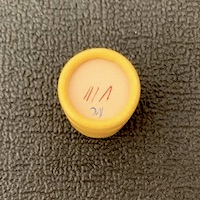
#> input picture images_doc/proc2-q1-object.jpeg, 200 x 200 px
$ jupyter execute --allow-errors proc_3.ipynb   (shell and % lines are left out)
#> lines starting #> are read from the running program, lines starting #| are printed output that depends on the picture; after the words box and inside, x2 and y2 are one past the last pixel; in counts of white or black regions, pixels touching at a corner belong together
# GRO620 - Activité procédurale 3

[cell 1]
# Préambule

import numpy as np
import cv2

import matplotlib.pyplot as plt

## Si vous utilisez Google Colab, vous devez d'abord monter votre Google Drive
## où se trouve vos données.
## Commentez les trois lignes suivantes en ajustant le chemin vers votre propre
## dossier :

from google.colab import drive
drive.mount('/content/gdrive')
%cd /content/gdrive/MyDrive/S6APP7/GRO620-E22

## Pour retrouver le chemin depuis Jupyter, vous pouvez utiliser ceci :
# !ls /content/gdrive/MyDrive

## Filtrage linéaire - suite

### Q1.1

Soit cette image :

[cell 2]
img_q11_org  = cv2.imread("images_doc/proc2-q1-object.jpeg")
#> img_q11_org is the input picture: shape (200, 200, 3); mean B, G, R 76.5, 105.5, 123.4
img_q11_mono = np.float32(cv2.cvtColor(img_q11_org, cv2.COLOR_BGR2GRAY)) / 255.
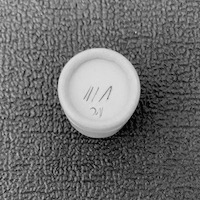
#> img_q11_mono: shape (200, 200) float32; min 0.00784, max 0.886, mean 0.422
plt.imshow(img_q11_mono, cmap="gray")

Utilisez un filtre linéaire de Sobel (voir sections 3.2.1 et 4.2.1) pour faire ressortir les contours de cette image.

[cell 3]
sobel = np.array([
    [-1, 0, 1],
    [-2, 0, 2],
    [-1, 0, 1]
]) * (1/8.)

img_q11_mono_sobel = cv2.Sobel(img_q11_mono, -1, 1, 0, ksize=sobel.shape[0], scale=1, delta=0, borderType=cv2.BORDER_DEFAULT)
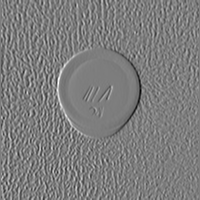
#> img_q11_mono_sobel: shape (200, 200) float32; min -2.84, max 2.91, mean -0.00513; drawn with min black and max white

plt.imshow(img_q11_mono_sobel, cmap="gray")

## Filtrage non-linéaire

### Q2.1

Soit cette image :

[cell 4]
img_q21_org = cv2.imread("images_doc/proc2-q3-sand.png")
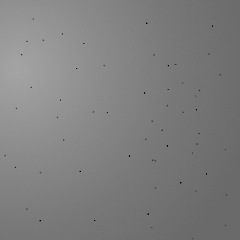
#> input picture images_doc/proc2-q3-sand.png, 240 x 240 px
#> img_q21_org is the input picture: shape (240, 240, 3); min 0, max 164, mean 126.7
img_q21_mono = cv2.cvtColor(img_q21_org, cv2.COLOR_BGR2GRAY)
plt.imshow(img_q21_mono, cmap="gray")

Utilisez un filtre **non-linéaire** pour tenter de retirer les points noirs dans l'image.

[cell 5]
#img_q21_blur = cv2.GaussianBlur(src=img_q21_mono, ksize=(15, 15), sigmaX=0)
#img_q21_filt = cv2.bilateralFilter(img_q21_blur, 15, 100, 75)
img_q21_filt = cv2.medianBlur(img_q21_mono, 5)
plt.imshow(img_q21_filt, cmap="gray")

## Chaîne de filtrage

### Q3.1

En reprenant la figure originale de la question Q1.1, appliquez une succession de filtres pour mieux isoler le contour de l'objet au centre de l'image.

[cell 6]
img_q31 = img_q11_mono
plt.imshow(img_q31, cmap="gray")

### Q3.2

Répétez l'exercice précédent, mais avec un filtre de Canny.

[cell 7]
img_q32 = img_q11_org
img_q32_c = cv2.Canny(img_q32, 500, 600)
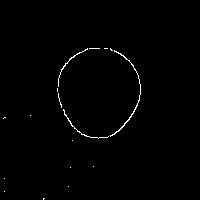
#> img_q32_c: shape (200, 200); 0.78% white in thin lines or dots, all inside (x1, y1, x2, y2) = (3, 48, 141, 200)
plt.imshow(img_q32_c, cmap="gray")

## Analyse de formes

### Q4.1

Soit cette image :

[cell 8]
img_q41_org  = cv2.imread("images_doc/proc3-q4-tracks.jpeg")
#> (the rest of this cell did not finish here and is left out)

(Source de l'image originale : [Krivec Ales, Pexels](https://www.pexels.com/photo/clouds-cloudy-country-distance-552779/))

Trouvez et tracez les lignes dominantes à l'aide de la transformée de Hough.

#> (a cell that did not finish here is left out)

### Q4.2

En reprenant l'image des questions Q1.1 et Q3.1, trouvez, tracez et afficher les coordonnées (en pixels) de la boîte (*bounding box*) contenant les contours de l'objet à l'aide de cv2.findContours()

[cell 10]
img_q41_out = img_q11_org.copy() # Pour le résultat
img_q11_mono = cv2.cvtColor(img_q11_org, cv2.COLOR_RGB2GRAY)
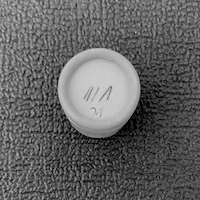
#> img_q11_mono: shape (200, 200); min 1, max 214, mean 98.8
img_q11_blur = cv2.medianBlur(img_q11_mono, 15)
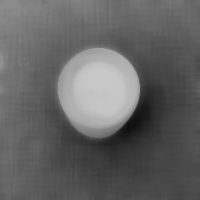
#> img_q11_blur: shape (200, 200); min 14, max 201, mean 99.8
ret, thresh = cv2.threshold(img_q11_blur, 175, 255, 0)
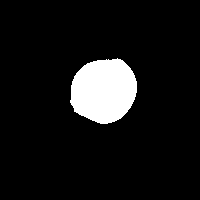
#> thresh: shape (200, 200); 8.5% white; 1 white region
contours, hierarchy = cv2.findContours(thresh, cv2.RETR_TREE, cv2.CHAIN_APPROX_SIMPLE)
#> contours = 1 contour; box (x1, y1, x2, y2) and area: (70, 58, 137, 124) 3320
img_q11_contours = img_q11_org.copy()
cv2.drawContours(img_q11_contours, contours, -1, (255,0,0), 3)
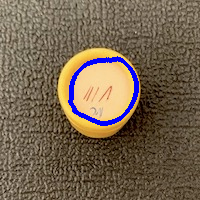
#> img_q11_contours: shape (200, 200, 3); 2.34% of pixels changed, all inside (x1, y1, x2, y2) = (68, 56, 139, 126)

contours_poly = [None]*len(contours)
#> contours_poly = 1 item
boundRect = [None]*len(contours)
#> boundRect = 1 item
centers = [None]*len(contours)
#> centers = 1 item
for i, c in enumerate(contours):
    contours_poly[i] = cv2.approxPolyDP(c, 3, True)
    boundRect[i] = cv2.boundingRect(contours_poly[i])
    centers[i] = cv2.minEnclosingCircle(contours_poly[i])
#> this loop made 1 pass
#> after the loop, boundRect = [(71, 58, 66, 66)]; centers = [((102, 89.5), 35.3)]

for i in range(len(contours)):
    color = (255, 0, 0)
    cv2.rectangle(img_q41_out, (int(boundRect[i][0]), int(boundRect[i][1])), \
      (int(boundRect[i][0]+boundRect[i][2]), int(boundRect[i][1]+boundRect[i][3])), color, 2)
#> this loop made 1 pass
#> color on pass 1: (255, 0, 0)
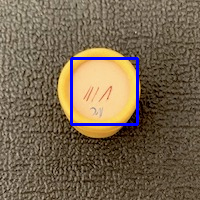
#> img_q41_out: shape (200, 200, 3); 1.97% of pixels changed, all inside (x1, y1, x2, y2) = (70, 57, 139, 126)
    #cv2.putText(img_q41_out, str(str(centers[i, 0]) + ", " + str(centers[i, 1])), \
    #            (int(boundRect[i, 0]+boundRect[i, 2]), int(boundRect[i, 1]+boundRect[i, 3])), cv2.FONT_HERSHEY_SIMPLEX, 3, color, 2, cv2.LINE_AA)

plt.imshow(img_q41_out)
